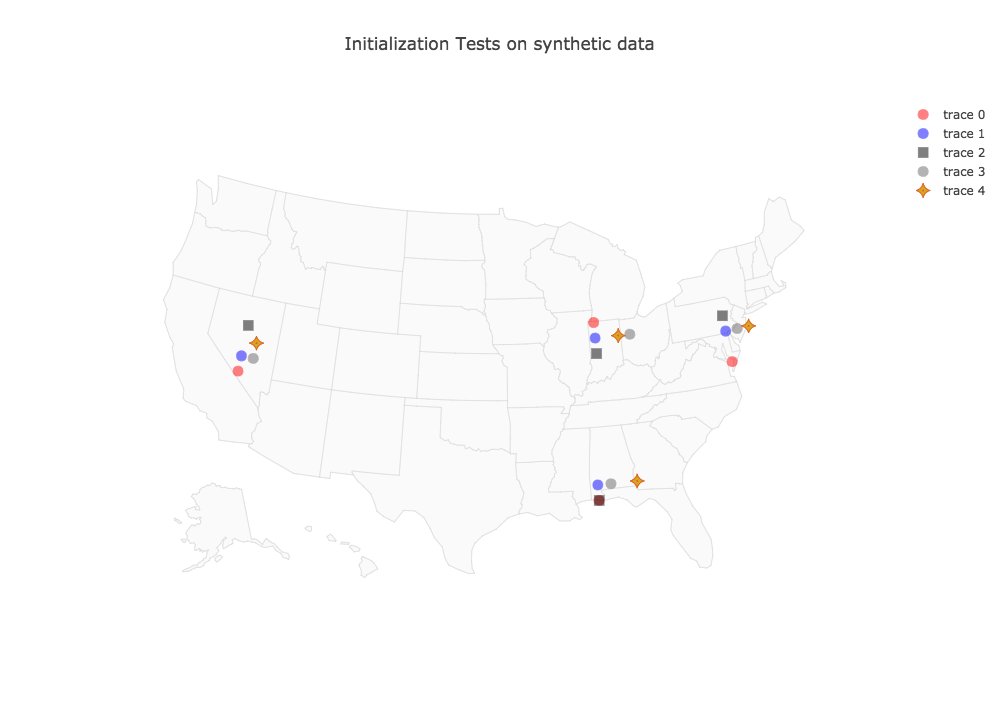

Write the Python code that produced this figure.

import plotly.plotly as py
import argparse
import pandas as pd
import plotly.offline as plf



datapath = "./initialTests"
df_cluster1 = pd.read_csv(datapath + "/cluster_0.csv")
df_cluster2 = pd.read_csv(datapath + "/cluster_1.csv")
df_cluster3 = pd.read_csv(datapath + "/cluster_2.csv")
df_cluster4 = pd.read_csv(datapath + "/cluster_3.csv")
df_centers = pd.read_csv(datapath + "/cluster_centers.csv")
df_centers1 = pd.read_csv(
    "@2.SyntheticLocationClusters_Euclidean/cluster_centers.csv")

df_centers2 = pd.read_csv(
    "@2.SyntheticLocationClusters_GreateCircle/cluster_centers.csv")

#df_all['text'] = df_all['Id'].astype('U')
#df_usa['text'] = df_usa['Id'].astype('U')

scl = [[0, "rgb(5, 10, 172)"], [0.35, "rgb(40, 60, 190)"], [0.5, "rgb(70, 100, 245)"],
       [0.6, "rgb(90, 120, 245)"], [0.7, "rgb(106, 137, 247)"], [1, "rgb(220, 220, 220)"]]

trace1 = [dict(
    type='scattergeo',
    lat=df_cluster1['Lat'],
    lon=df_cluster1['Lon'],
    # text=df_all['Id'],
    mode='markers',
    marker=dict(
        size=10,
        opacity=0.5,
        reversescale=True,
        autocolorscale=False,
        color=u'rgb(255, 0, 0)',
        line=dict(
            width=0.5,
            color=u'rgb(255, 0, 0)'
        )

    ))]
trace2 = [dict(
    type='scattergeo',
    lat=df_cluster2['Lat'],
    lon=df_cluster2['Lon'],
    # text=df_usa['Id'],
    mode='markers',
    marker=dict(
        size=10,
        opacity=0.5,
        reversescale=True,
        autocolorscale=False,
        color=u'rgb(0, 0, 255)',
        line=dict(
            width=0.5,
            color=u'rgb(0, 0, 255)'
        )

    ))]

trace3 = [dict(
    type='scattergeo',
    lat=df_cluster3['Lat'],
    lon=df_cluster3['Lon'],
    # text=df_all['Id'],
    mode='markers',
    marker=dict(
        size=10,
        opacity=0.5,
        symbol='square',
        reversescale=True,
        autocolorscale=False,
        color=u'rgb(0, 0, 0)',
        line=dict(
            width=0.5,
            color=u'rgb(0, 0, 0)'
        )

    ))]
trace4 = [dict(
    type='scattergeo',
    lat=df_cluster4['Lat'],
    lon=df_cluster4['Lon'],
    # text=df_all['Id'],
    mode='markers',
    marker=dict(
        size=10,
        opacity=0.5,
        reversescale=True,
        autocolorscale=False,
        color=u'rgb(102, 102, 102)',
        line=dict(
            width=0.5,
            color=u'rgb(102, 102, 102)'
        )

    ))]

trace5 = [dict(
    type='scattergeo',
    lat=df_centers['Lat'],
    lon=df_centers['Lon'],
    # text=df_all['Id'],
    mode='markers',
    marker=dict(
        size=10,
        symbol='star-diamond-dot',
        reversescale=True,
        autocolorscale=False,
        color=u'rgb(218,165,32)',
        line=dict(
            width=0.9,
            color=u'rgb(218,100,32)'
        )

    ))]

layout = dict(

    title='Initialization Tests on synthetic data',

    geo=dict(

        scope='usa',
        projection=dict(type='albers usa'),
        showland=True,
        landcolor="rgb(250, 250, 250)",
        subunitcolor="rgb(217, 217, 217)",
        countrycolor="rgb(217, 217, 217)",
        countrywidth=0.5,
        subunitwidth=0.5
    ),
)

layout_center = dict(

    title='SyntheticLocation Clustering centers Comparision Euclidean vs GreatCircle' ,

    geo=dict(

        scope='usa',
        projection=dict(type='albers usa'),
        showland=True,
        landcolor="rgb(250, 250, 250)",
        subunitcolor="rgb(217, 217, 217)",
        countrycolor="rgb(217, 217, 217)",
        countrywidth=0.5,
        subunitwidth=0.5
    ),
)




#fig = dict(data=trace1, layout=layout)
#fig_ = dict(data=trace2, layout=layout)
fig = dict(data=trace1 + trace2 + trace3 + trace4 + trace5, layout=layout)

#url = py.plot(fig_wtf, validate=False, filename='all')
#url = py.plot(fig, validate=False, filename='all')
#url = py.plot(fig_, validate=False, filename='usa')

plf.plot(fig, validate=False, filename='Initialization Tests on synthetic data')
